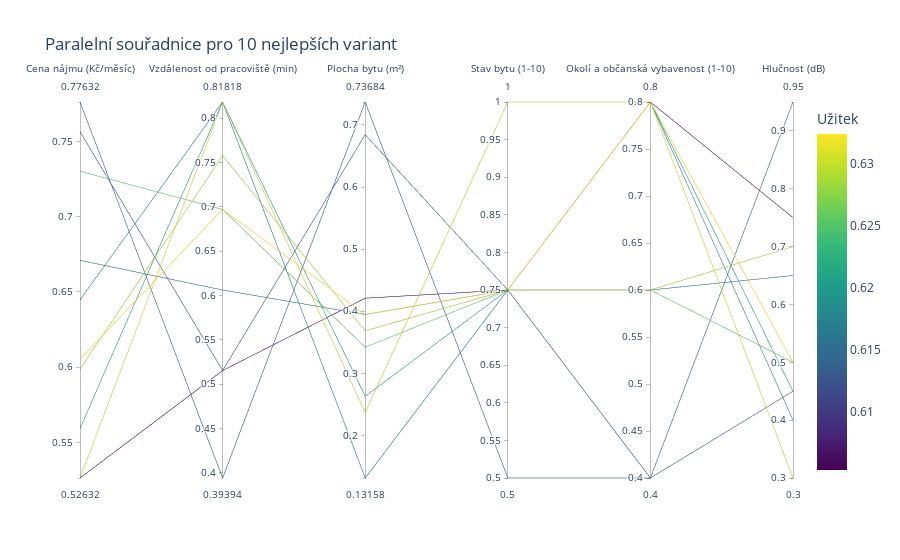

Write notebook code for a chart like this one.
### Code cell
# 6. Interaktivní vizualizace pomocí Plotly
# Paralelní souřadnice - umožňují vizualizovat mnohorozměrná data
fig = px.parallel_coordinates(
    df_sorted.head(10),
    dimensions=['Cena nájmu (Kč/měsíc)', 'Vzdálenost od pracoviště (min)', 'Plocha bytu (m²)', 
                'Stav bytu (1-10)', 'Okolí a občanská vybavenost (1-10)', 'Hlučnost (dB)'],
    color='Užitek',
    color_continuous_scale=px.colors.sequential.Viridis,
    title='Paralelní souřadnice pro 10 nejlepších variant',
    labels={'Číslo inzerátu': 'Číslo inzerátu'}
)
fig.show()

### Figure 1 — Plotly figure (JSON) as saved in the notebook; plotly's stock layout.template omitted (floating-point values rounded to 4 significant figures)
{"data": [{"dimensions": [{"label": "Cena nájmu (Kč/měsíc)", "values": [0.6053, 0.5263, 0.5987, 0.7303, 0.5592, 0.6447, 0.6711, 0.7763, 0.7566, 0.5263]}, {"label": "Vzdálenost od pracoviště (min)", "values": [0.697, 0.8182, 0.7576, 0.697, 0.8182, 0.8182, 0.6061, 0.3939, 0.5152, 0.5152]}, {"label": "Plocha bytu (m²)", "values": [0.3947, 0.2368, 0.3684, 0.3421, 0.2632, 0.1316, 0.3947, 0.7368, 0.6842, 0.4211]}, {"label": "Stav bytu (1-10)", "values": [0.75, 1.0, 0.75, 0.75, 0.75, 0.75, 0.75, 0.5, 0.75, 0.75]}, {"label": "Okolí a občanská vybavenost (1-10)", "values": [0.8, 0.8, 0.6, 0.6, 0.8, 0.8, 0.6, 0.4, 0.4, 0.8]}, {"label": "Hlučnost (dB)", "values": [0.5, 0.3, 0.7, 0.5, 0.45, 0.4, 0.65, 0.95, 0.45, 0.75]}], "domain": {"x": [0, 1], "y": [0, 1]}, "line": {"color": [0.6324, 0.6307, 0.6289, 0.6258, 0.6204, 0.6171, 0.6157, 0.6134, 0.6123, 0.6053], "coloraxis": "coloraxis"}, "name": "", "type": "parcoords"}], "layout": {"coloraxis": {"colorbar": {"title": {"text": "Užitek"}}, "colorscale": [[0, "#440154"], [0.1111, "#482878"], [0.2222, "#3e4989"], [0.3333, "#31688e"], [0.4444, "#26828e"], [0.5556, "#1f9e89"], [0.6667, "#35b779"], [0.7778, "#6ece58"], [0.8889, "#b5de2b"], [1, "#fde725"]]}, "legend": {"tracegroupgap": 0}, "title": {"text": "Paralelní souřadnice pro 10 nejlepších variant"}}}
